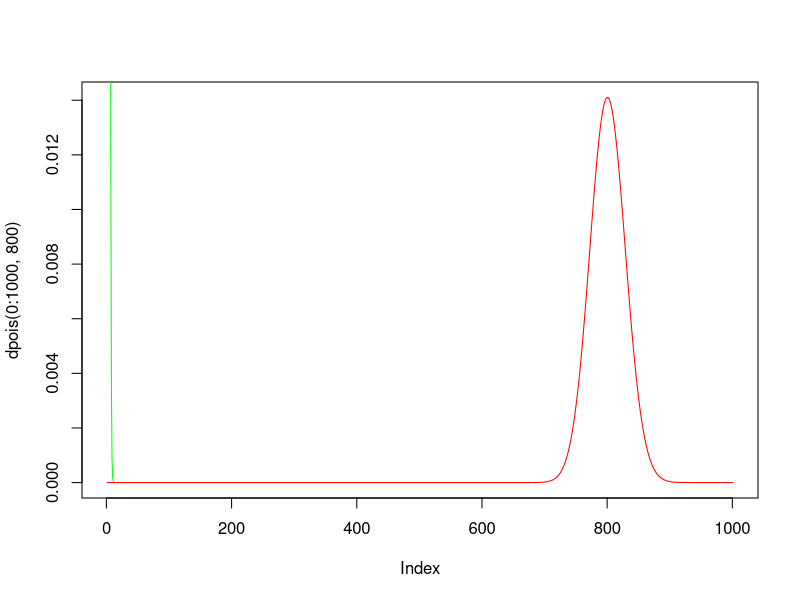
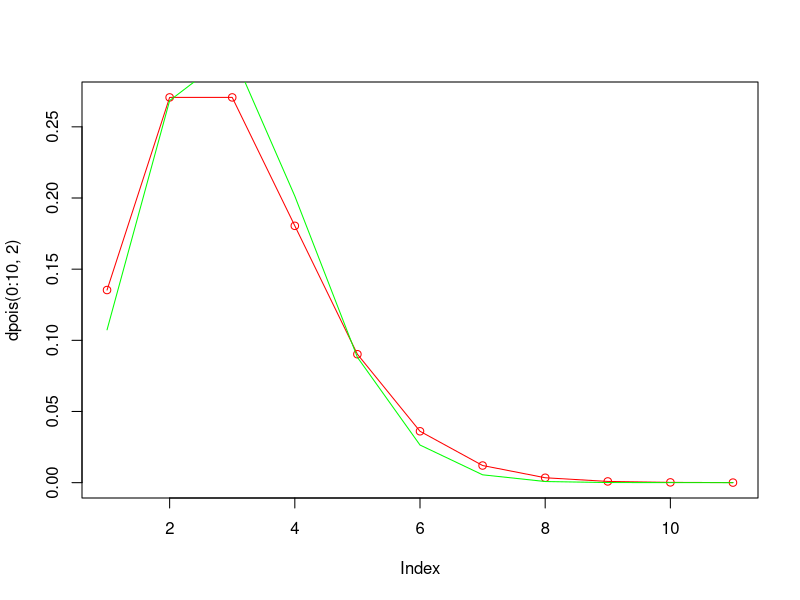
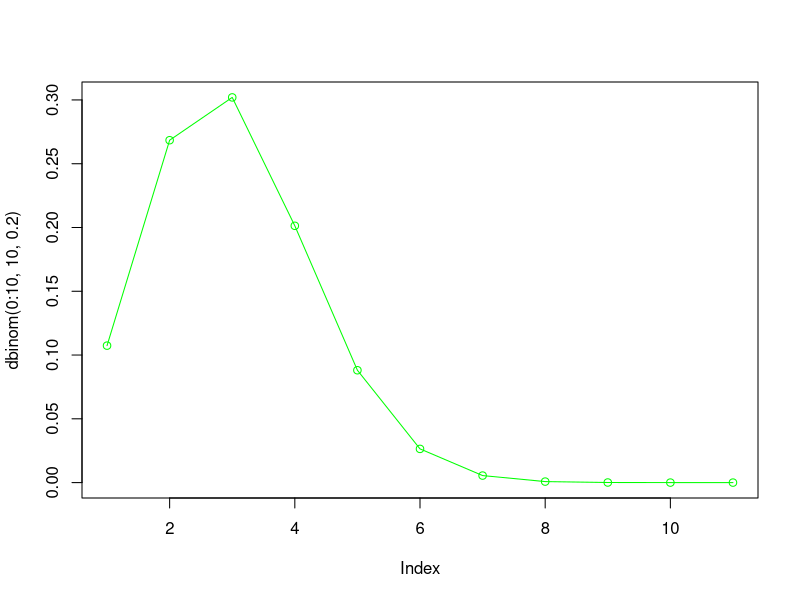
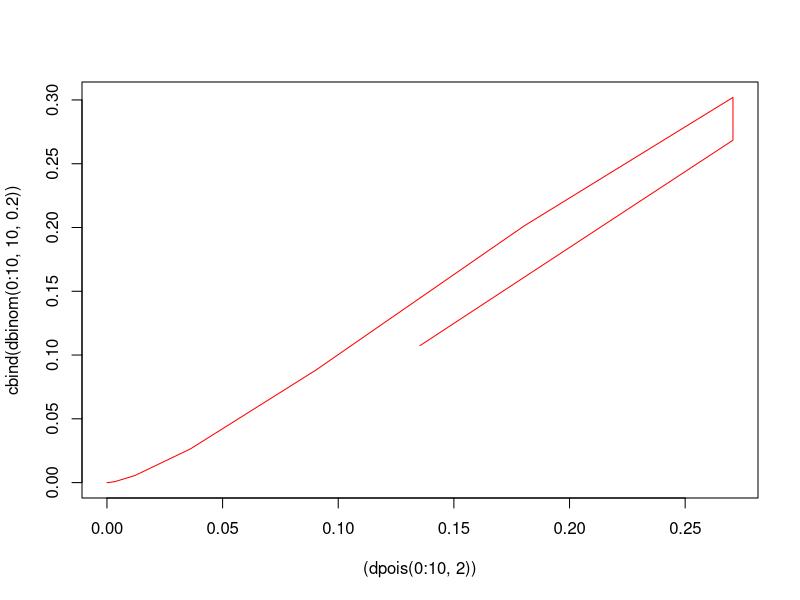

Reproduce these figures in R, in order. (Note: this script raises an error after producing the figures.)
setwd()
plot(dpois(0:1000, 800), col="red", type = "l")
lines(dpois(0:10, 2), col="green", type = "l")
plot(dpois(0:10, 2), col="red", type = "o")

lines(dbinom(0:10, 10, 0.2), col = "green", type = "l")

plot(dbinom(0:10, 10, 0.2), add=T, col = "green", type = "o")
matplot((dpois(0:10, 2)), cbind(dbinom(0:10, 10, 0.2)),type="l",col=c("red","green"),lty=c(1,1))
plot(x,y1,type="l",col="red")
lines(x,y2,col="green")
dpois

dpois(10, 4.6875)


dpois
(61/64)^100

dbinom(0, 100, 0.046875)
plot(exp(200:1000))

x <- seq(0, 100, by = 0.1)
plot(x,exp(x),typ="l",col="green")

4^4

plot(exp(15:20))
diagama 
plot(x^exp(1))

plot(x^50)
for (i in 1:4){
plot(seq(2^i))
}

for (i in 1:5){
  i^exp(1)
}

b=2.711084
plot(x^b)
